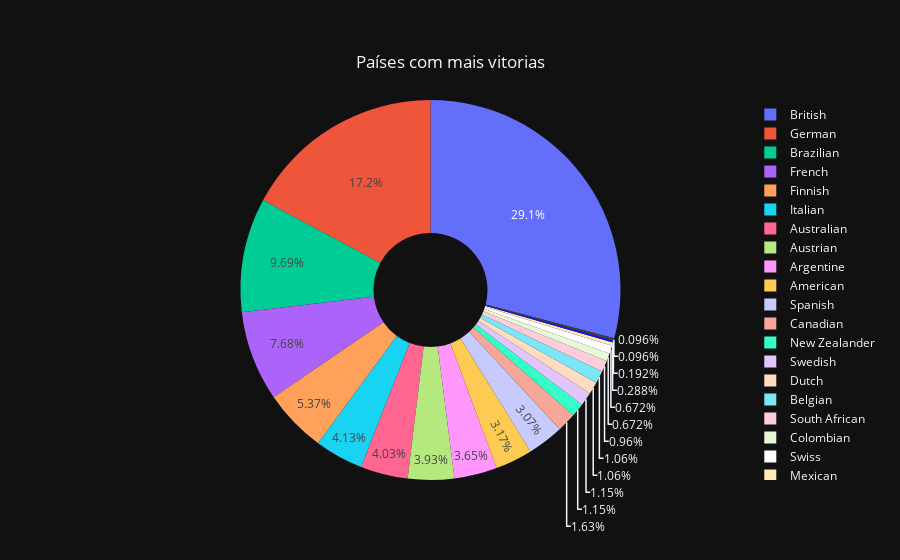

The notebook cell saved with this chart:
### Code cell
fig = go.Figure(data=[go.Pie(labels=vitoria_pais['nacionalidade'], values=vitoria_pais['ordem_posicao'],hole=.3)])
fig.update_layout(title={
        'text': "Países com mais vitorias",
        'y':0.9,
        'x':0.5,
        'xanchor': 'center',
        'yanchor': 'top'}, 
        template = "plotly_dark")
fig.show()

### Figure 1 — Plotly figure (JSON) as saved in the notebook; plotly's stock layout.template omitted (floating-point values rounded to 4 significant figures)
{"data": [{"hole": 0.3, "labels": ["British", "German", "Brazilian", "French", "Finnish", "Italian", "Australian", "Austrian", "Argentine", "American", "Spanish", "Canadian", "New Zealander", "Swedish", "Dutch", "Belgian", "South African", "Colombian", "Swiss", "Mexican", "Monegasque", "Polish", "Venezuelan"], "type": "pie", "values": [303, 179, 101, 80, 56, 43, 42, 41, 38, 33, 32, 17, 12, 12, 11, 11, 10, 7, 7, 3, 2, 1, 1]}], "layout": {"title": {"text": "Países com mais vitorias", "x": 0.5, "xanchor": "center", "y": 0.9, "yanchor": "top"}}}
